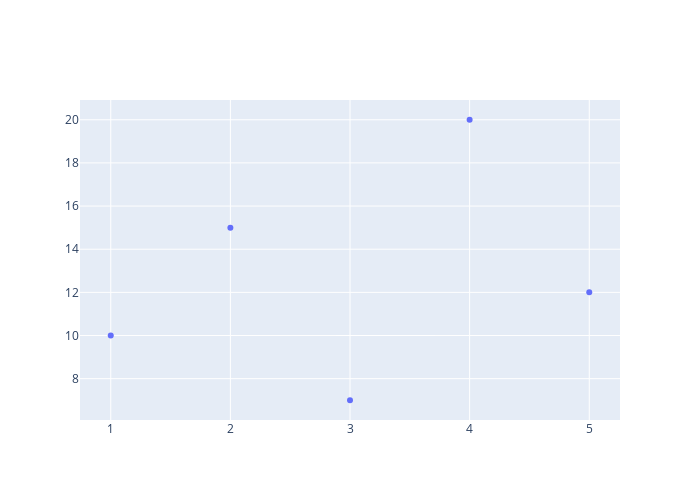

Notebook cell for this chart:
### Markdown cell above
#### Plotly:

•	Strengths: Excellent interactivity with tooltips, trend lines, and customizable markers.

•	Weaknesses: Steeper learning curve, especially for beginners, due to its interactive nature.

### Code cell
#Plotly - scatter plot

import plotly.graph_objects as go

x = [ 1,2,3,4,5 ]
y = [ 10,15,7,20,12 ]

fig = go.Figure(data = go.Scatter( x=x, y=y, mode = 'markers'))
fig.update_layout(width=700, height=500)
fig.show()

### Figure 1 — Plotly figure (JSON) as saved in the notebook; plotly's stock layout.template omitted (floating-point values rounded to 4 significant figures)
{"data": [{"mode": "markers", "type": "scatter", "x": [1, 2, 3, 4, 5], "y": [10, 15, 7, 20, 12]}], "layout": {"height": 500, "width": 700, "xaxis": {"autorange": true, "range": [0.7429, 5.257], "type": "linear"}, "yaxis": {"autorange": true, "range": [6.085, 20.92], "type": "linear"}}}
